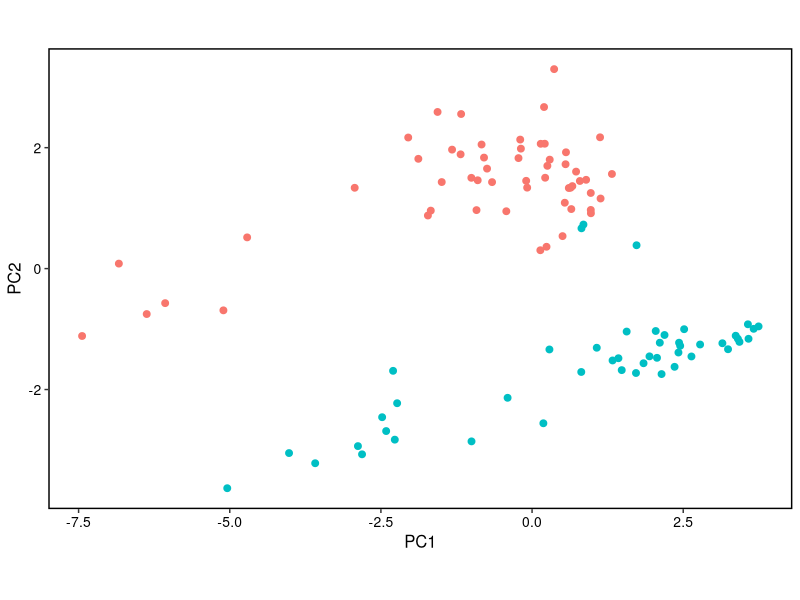
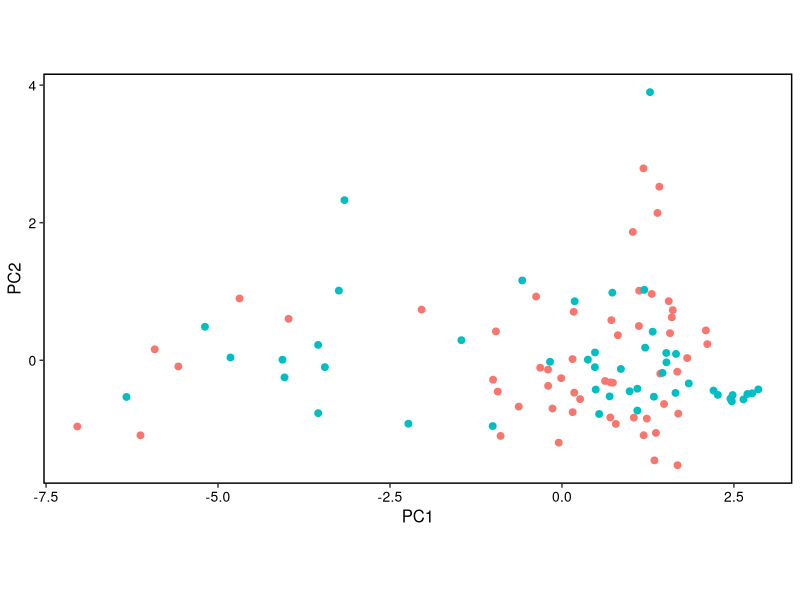
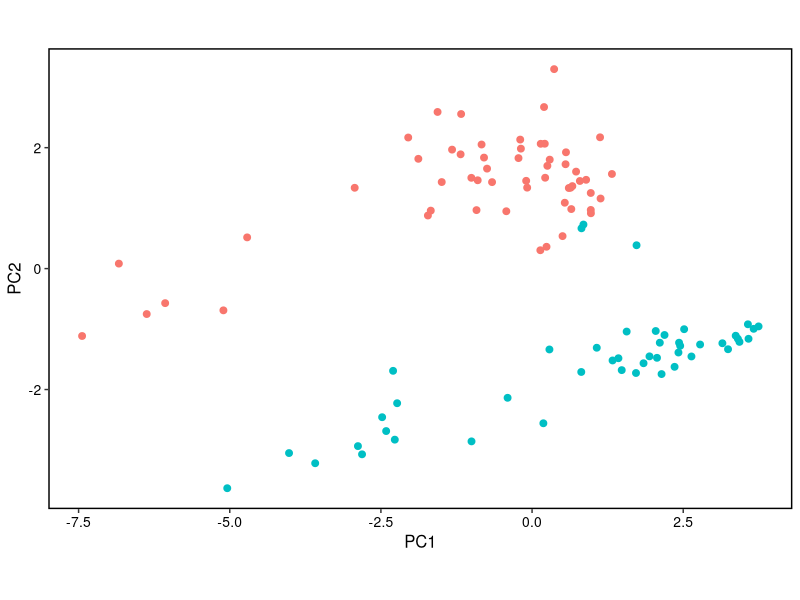
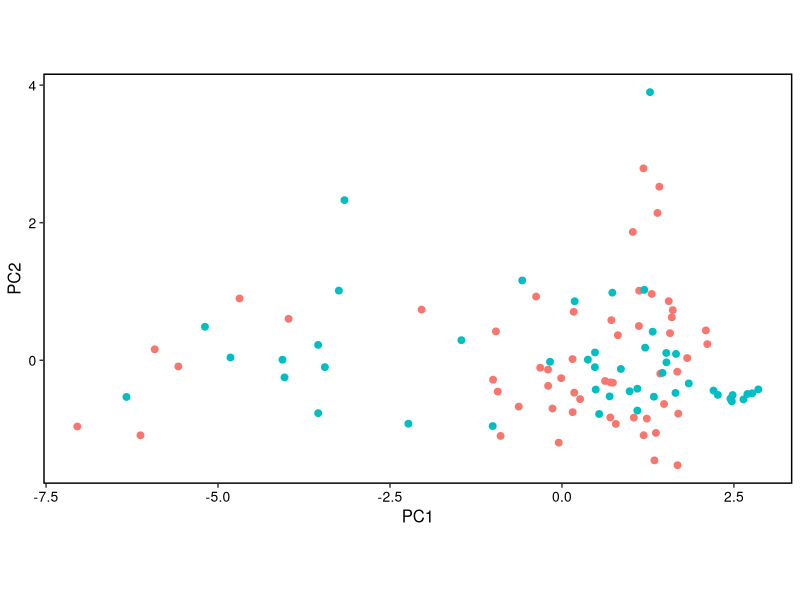

Source code (R) for these figures, in order:
library(readr)
library(dplyr)
library(ggplot2)
library(ggrepel)

# -------------------------
# 1. Load CSV data
# -------------------------

data <- read_csv("features.csv")

batch <- data[[1]]
group <- data[[2]]
X <- as.matrix(data[, 3:ncol(data)])

# Remove rows containing missing values
idx_nan <- apply(X, 1, function(x) any(is.na(x))) | is.na(group)
X <- X[!idx_nan, ]
batch <- batch[!idx_nan]
group <- group[!idx_nan]

# -------------------------
# 2. Identify shared classes across all batches
# -------------------------

unique_batches <- unique(batch)
unique_groups <- unique(group)

common_group_mask <- rep(FALSE, length(group))

for (g in unique_groups) {
  has_all_batches <- all(
    sapply(unique_batches, function(b) any(group[batch == b] == g))
  )
  
  if (has_all_batches) {
    common_group_mask <- common_group_mask | (group == g)
  }
}

common_idx <- common_group_mask

# -------------------------
# 3. Perform batch correction for shared classes only
# -------------------------

X_corrected <- X

X_std <- X[common_idx, ]
mu_global <- colMeans(X_std)
sigma_global <- apply(X_std, 2, sd)
sigma_global[sigma_global == 0] <- 1

X_std <- sweep(X_std, 2, mu_global, "-")
X_std <- sweep(X_std, 2, sigma_global, "/")

# Remove batch-specific mean shifts
X_combat <- X_std

for (b in unique(batch[common_idx])) {
  idx <- which(batch[common_idx] == b)
  batch_mean <- colMeans(X_std[idx, ])
  X_combat[idx, ] <- sweep(X_std[idx, ], 2, batch_mean, "-")
}

# Update corrected values in the full feature matrix
X_corrected[common_idx, ] <- X_combat

# -------------------------
# 4. PCA visualization for shared classes only
# -------------------------

pca_raw <- prcomp(X_std, scale. = FALSE)
pca_corrected <- prcomp(X_combat, scale. = FALSE)

# Plot PCA before batch correction
df_raw <- data.frame(
  PC1 = pca_raw$x[, 1],
  PC2 = pca_raw$x[, 2],
  Batch = factor(batch[common_idx])
)

p1 <- ggplot(df_raw, aes(x = PC1, y = PC2, color = Batch)) +
  geom_point(size = 2) +
  theme_test() +
  theme(
    panel.border = element_rect(
      fill = NA,
      color = "black",
      linewidth = 1,
      linetype = "solid"
    ),
    text = element_text(size = 12, face = "plain", color = "black"),
    axis.title = element_text(size = 12, face = "plain", color = "black"),
    axis.text = element_text(size = 10, face = "plain", color = "black"),
    legend.title = element_text(size = 11, face = "plain", color = "black"),
    legend.text = element_text(size = 11, face = "plain", color = "black"),
    legend.background = element_blank(),
    legend.position = "none"
  ) +
  coord_fixed()

print(p1)

ggsave(
  filename = "PCA_before_batch_correction.tiff",
  plot = p1,
  width = 5,
  height = 4,
  units = "in",
  dpi = 300
)

# Plot PCA after batch correction
df_corrected <- data.frame(
  PC1 = pca_corrected$x[, 1],
  PC2 = pca_corrected$x[, 2],
  Batch = factor(batch[common_idx])
)

p2 <- ggplot(df_corrected, aes(x = PC1, y = PC2, color = Batch)) +
  geom_point(size = 2) +
  theme_test() +
  theme(
    panel.border = element_rect(
      fill = NA,
      color = "black",
      linewidth = 1,
      linetype = "solid"
    ),
    text = element_text(size = 12, face = "plain", color = "black"),
    axis.title = element_text(size = 12, face = "plain", color = "black"),
    axis.text = element_text(size = 10, face = "plain", color = "black"),
    legend.title = element_text(size = 11, face = "plain", color = "black"),
    legend.text = element_text(size = 11, face = "plain", color = "black"),
    legend.background = element_blank(),
    legend.position = "none"
  ) +
  coord_fixed()

print(p2)

ggsave(
  filename = "PCA_after_batch_correction.tiff",
  plot = p2,
  width = 5,
  height = 4,
  units = "in",
  dpi = 300
)

# -------------------------
# 5. Save the full batch-corrected dataset
#    including both shared and unique classes
# -------------------------

df_out <- data.frame(
  Batch = batch,
  Group = group,
  X_corrected
)

write_csv(df_out, "Fig9G.csv")
